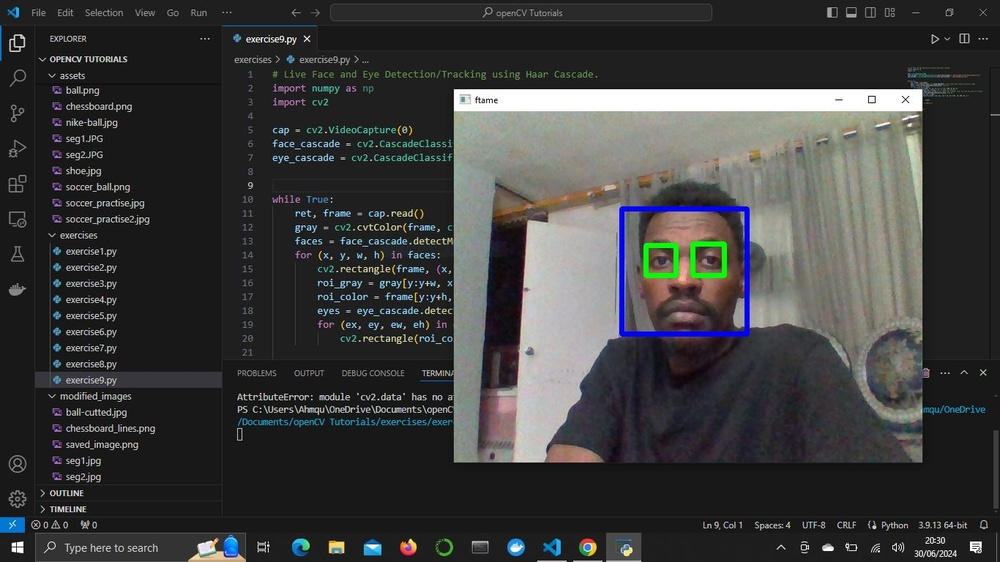
#> input picture modified_images/Capture.JPG, 1000 x 562 px, shrunk from 1366 x 768 before the run, given in place of the camera
$ python exercise6.py
#> lines starting #> are read from the running program, lines starting #| are printed output that depends on the picture; after the words box and inside, x2 and y2 are one past the last pixel; in counts of white or black regions, pixels touching at a corner belong together
# color detection
import numpy as np
import cv2

cap = cv2.VideoCapture(0)

while True:
    ret, frame = cap.read()
#> frame is the input picture: shape (562, 1000, 3); mean B, G, R 60.9, 61.2, 60.7
    width = int(cap.get(3))
    height = int(cap.get(4))

    hsv = cv2.cvtColor(frame, cv2.COLOR_BGR2HSV)
#> hsv: shape (562, 1000, 3); mean H, S, V 42, 24.6, 65.2
    lower_blue = np.array([90,50,50])
    upper_blue = np.array([130,255,255])

    mask = cv2.inRange(hsv, lower_blue, upper_blue)
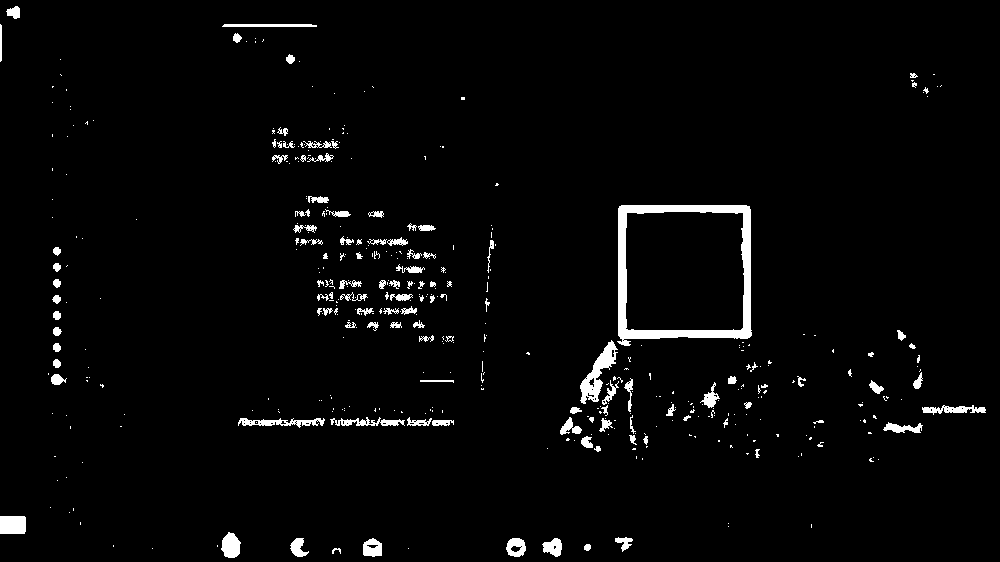
#> mask: shape (562, 1000); 2.7% white; 427 white regions (313 under 20 px), largest, box (x1, y1, x2, y2) and area: (617, 205, 752, 346) 4134, (580, 340, 618, 404) 870, (0, 516, 26, 534) 465
    result = cv2.bitwise_and(frame, frame, mask=mask)
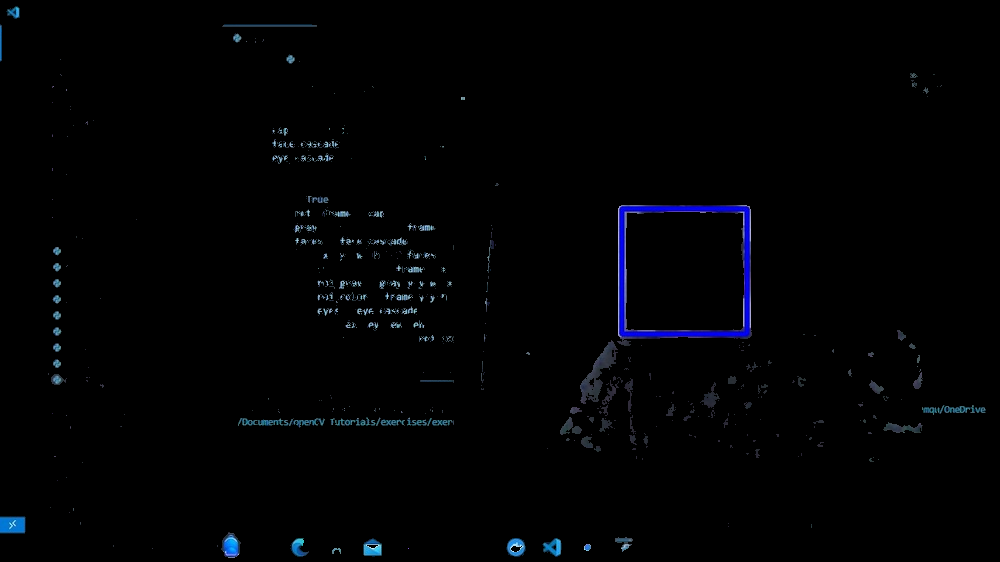
#> result: shape (562, 1000, 3); mean B, G, R 3.5, 2, 1.4
    '''
                 1 1 = 1
                 1 0 = 0
                 0 1 = 0
                 0 0 = 0
    bitwise_and
    '''

    cv2.imshow('frame', result)
    cv2.imshow('mask', mask)
    if cv2.waitKey(1) == ord('q'):
#> (key q is pressed here)
        break

cap.release()
cv2.destroyAllWindows()

'''
BGR_color = cv2.cvtColor([[[255,0,0]]], cv2.COLOR_BGR2HSV)
x = cv2.cvtColor(BGR_color, cv2.COLOR_BGR2HSV)
x[0][0] # accessing first pixel
'''
